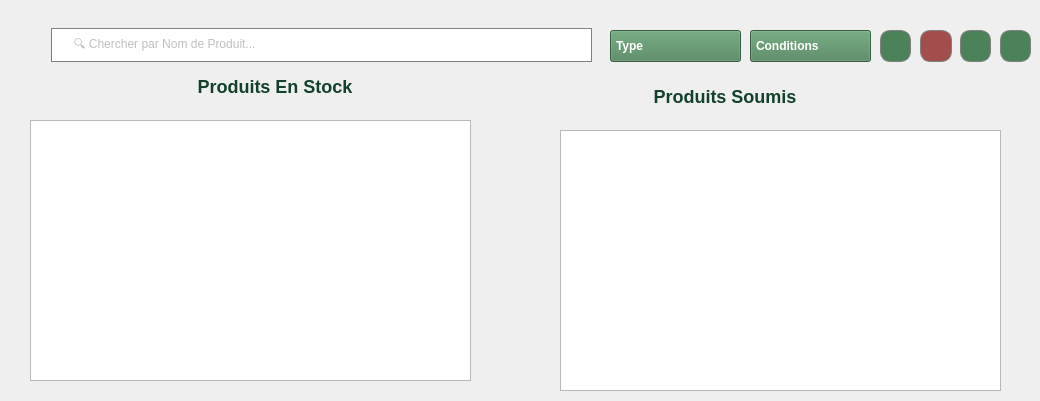
         <widget class="QWidget" name="scrollAreaWidgetContents_23">
          <property name="geometry">
           <rect>
            <x>0</x>
            <y>0</y>
            <width>1040</width>
            <height>401</height>
           </rect>
          </property>
          <property name="sizePolicy">
           <sizepolicy hsizetype="Expanding" vsizetype="Expanding">
            <horstretch>0</horstretch>
            <verstretch>0</verstretch>
           </sizepolicy>
          </property>
          <widget class="QComboBox" name="comboBox_46">
           <property name="geometry">
            <rect>
             <x>750</x>
             <y>30</y>
             <width>131</width>
             <height>32</height>
            </rect>
           </property>
           <property name="styleSheet">
            <string notr="true">QComboBox
{
color:white;
margin-right:10px;
appearance:none;
padding-left:5px;
padding-right:5px;
font-weight:600;
background:rgb(76,130,89);
height:35px;
}
QComboBox::drop-down {
	border:none;
}
QComboBox::down-arrow {
	image:url(:/Purestay/images/icones/arrow.png);
	padding-right:20px;
	width:10px;
	color:white;
}

QComboBox::QListView {
background-color:rgb(129,153,101);
}

QComboBox::QListViewItem {
background-color:rgb(129,153,101);
}





</string>
           </property>
           <item>
            <property name="text">
             <string>Conditions</string>
            </property>
           </item>
           <item>
            <property name="text">
             <string/>
            </property>
           </item>
          </widget>
          <widget class="QComboBox" name="comboBox_47">
           <property name="geometry">
            <rect>
             <x>610</x>
             <y>30</y>
             <width>141</width>
             <height>32</height>
            </rect>
           </property>
           <property name="styleSheet">
            <string notr="true">QComboBox
{
color:white;
margin-right:10px;
appearance:none;
padding-left:5px;
padding-right:5px;
font-weight:600;
background:rgb(76,130,89);
height:35px;
}
QComboBox::drop-down {
	border:none;
}
QComboBox::down-arrow {
	image:url(:/Purestay/images/icones/arrow.png);
	padding-right:20px;
	width:10px;
	color:white;
}

QComboBox::QListView {
background-color:rgb(129,153,101);
}

QComboBox::QListViewItem {
background-color:rgb(129,153,101);
}





</string>
           </property>
           <item>
            <property name="text">
             <string>Type</string>
            </property>
           </item>
           <item>
            <property name="text">
             <string/>
            </property>
           </item>
          </widget>
          <widget class="QLineEdit" name="lineEdit_9">
           <property name="geometry">
            <rect>
             <x>41</x>
             <y>28</y>
             <width>561</width>
             <height>34</height>
            </rect>
           </property>
           <property name="accessibleName">
            <string/>
           </property>
           <property name="styleSheet">
            <string notr="true">background-color:white;
border:solid;
border-color:gray;
color:gray;
padding-left:20px;
margin-left:10px;
margin-right:10px;
border-width:1px;
</string>
           </property>
           <property name="text">
            <string/>
           </property>
           <property name="placeholderText">
            <string>🔍 Chercher par Nom de Produit...</string>
           </property>
          </widget>
          <widget class="QWidget" name="widget_22" native="true">
           <property name="geometry">
            <rect>
             <x>11</x>
             <y>11</y>
             <width>415</width>
             <height>16</height>
            </rect>
           </property>
          </widget>
          <widget class="QPushButton" name="pushButton_40">
           <property name="geometry">
            <rect>
             <x>880</x>
             <y>30</y>
             <width>31</width>
             <height>32</height>
            </rect>
           </property>
           <property name="toolTip">
            <string>Ajouter Une Commande</string>
           </property>
           <property name="styleSheet">
            <string notr="true">QPushButton
{
border-color:gray;
border-width:1px;
border-style:solid;
border-radius:10px;
width:20px;
color:white;
background:rgb(76,130,89);

}
</string>
           </property>
           <property name="text">
            <string/>
           </property>
           <property name="icon">
            <iconset resource="purestaybackground.qrc">
             <normaloff>:/Purestay/images/icones/ajouter.png</normaloff>:/Purestay/images/icones/ajouter.png</iconset>
           </property>
          </widget>
          <widget class="QPushButton" name="pushButton_41">
           <property name="geometry">
            <rect>
             <x>920</x>
             <y>30</y>
             <width>32</width>
             <height>32</height>
            </rect>
           </property>
           <property name="toolTip">
            <string>Supprimer une commande</string>
           </property>
           <property name="styleSheet">
            <string notr="true">QPushButton
{
border-color:gray;
border-width:1px;
border-style:solid;
border-radius:10px;
width:20px;
color:white;
background: rgb(161,78,77);

}
</string>
           </property>
           <property name="text">
            <string/>
           </property>
           <property name="icon">
            <iconset resource="purestaybackground.qrc">
             <normaloff>:/Purestay/images/icones/supprimer.png</normaloff>:/Purestay/images/icones/supprimer.png</iconset>
           </property>
          </widget>
          <widget class="QPushButton" name="pushButton_42">
           <property name="geometry">
            <rect>
             <x>960</x>
             <y>30</y>
             <width>31</width>
             <height>32</height>
            </rect>
           </property>
           <property name="toolTip">
            <string>Modifier</string>
           </property>
           <property name="styleSheet">
            <string notr="true">QPushButton
{
border-color:gray;
border-width:1px;
border-style:solid;
border-radius:10px;
width:20px;
color:white;
background:rgb(76,130,89);

}
</string>
           </property>
           <property name="text">
            <string/>
           </property>
           <property name="icon">
            <iconset resource="purestaybackground.qrc">
             <normaloff>:/Purestay/images/icones/modifier2.png</normaloff>:/Purestay/images/icones/modifier2.png</iconset>
           </property>
          </widget>
          <widget class="QPushButton" name="pushButton_43">
           <property name="geometry">
            <rect>
             <x>1000</x>
             <y>30</y>
             <width>31</width>
             <height>32</height>
            </rect>
           </property>
           <property name="toolTip">
            <string>Modifier</string>
           </property>
           <property name="styleSheet">
            <string notr="true">QPushButton
{
border-color:gray;
border-width:1px;
border-style:solid;
border-radius:10px;
width:20px;
color:white;
background:rgb(76,130,89);

}
</string>
           </property>
           <property name="text">
            <string/>
           </property>
           <property name="icon">
            <iconset resource="purestaybackground.qrc">
             <normaloff>:/Purestay/images/icones/pdf.png</normaloff>:/Purestay/images/icones/pdf.png</iconset>
           </property>
          </widget>
          <widget class="QTableView" name="tableView_2">
           <property name="geometry">
            <rect>
             <x>30</x>
             <y>120</y>
             <width>441</width>
             <height>261</height>
            </rect>
           </property>
          </widget>
          <widget class="QLabel" name="label_176">
           <property name="geometry">
            <rect>
             <x>-100</x>
             <y>70</y>
             <width>750</width>
             <height>34</height>
            </rect>
           </property>
           <property name="styleSheet">
            <string notr="true">text-align:center;
color:rgb(19,65,43);
font-size:18px;</string>
           </property>
           <property name="text">
            <string>&lt;html&gt;&lt;head/&gt;&lt;body&gt;&lt;p align=&quot;center&quot;&gt;&lt;span style=&quot; font-weight:700;&quot;&gt;Produits En Stock&lt;/span&gt;&lt;/p&gt;&lt;/body&gt;&lt;/html&gt;</string>
           </property>
          </widget>
          <widget class="QLabel" name="label_177">
           <property name="geometry">
            <rect>
             <x>350</x>
             <y>80</y>
             <width>750</width>
             <height>34</height>
            </rect>
           </property>
           <property name="styleSheet">
            <string notr="true">text-align:center;
color:rgb(19,65,43);
font-size:18px;</string>
           </property>
           <property name="text">
            <string>&lt;html&gt;&lt;head/&gt;&lt;body&gt;&lt;p align=&quot;center&quot;&gt;&lt;span style=&quot; font-weight:700;&quot;&gt;Produits Soumis&lt;/span&gt;&lt;/p&gt;&lt;/body&gt;&lt;/html&gt;</string>
           </property>
          </widget>
          <widget class="QTableView" name="tableView_6">
           <property name="geometry">
            <rect>
             <x>560</x>
             <y>130</y>
             <width>441</width>
             <height>261</height>
            </rect>
           </property>
          </widget>
         </widget>
